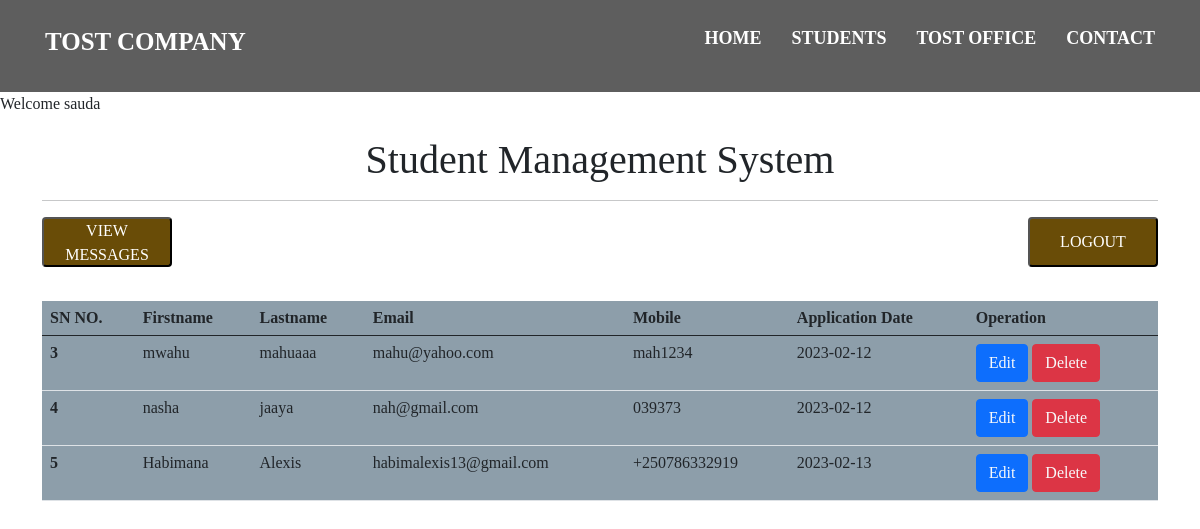
Page /displaying.php (signed in) on the committed database.
### tables this page shows
CREATE TABLE `students` (
  `student_id` int(11) NOT NULL,
  `firstname` varchar(100) NOT NULL,
  `lastname` varchar(100) NOT NULL,
  `email` varchar(100) NOT NULL,
  `mobile` varchar(20) NOT NULL,
  `date` date NOT NULL DEFAULT current_timestamp()
);

### displaying.php (the view, shortened to what this page needs)
<?php
 include 'connect.php';
 include 'header.php'?>
 Welcome <?php
 echo $_SESSION["name"]; ?>
<!doctype html>
<html lang="en">
  <head>
    <link href="https://cdn.jsdelivr.net/npm/bootstrap@5.0.2/dist/css/bootstrap.min.css" rel="stylesheet">
    <link href="style.css" rel="stylesheet">
  </head>
    <body>
        <div class="container">
            <h1 class="headdis">Student Management System</h1><hr>
            <a href="messages.php"><button class="view-btn">VIEW MESSAGES </button></a>
            <a href="logout.php" class="logout-link">  <button class="btnlogout">LOGOUT</button></a>
            <div class="tabl">
                <table class="table">
                    <thead>
                        <tr>
                        <th scope="col">SN NO.</th>
                        <th scope="col">Firstname</th>
                        <th scope="col">Lastname</th>
                        <th scope="col">Email</th>
                        <th scope="col">Mobile</th>
                        <th scope="col">Application Date</th>
                        <th scope="col">Operation</th>
                        </tr>
                    </thead>
                    <tbody>
                        <?php
                          $sql = "SELECT * FROM `students`";
                          $result = mysqli_query($conn,$sql);
                          if ($result){
                            while($row= mysqli_fetch_assoc($result)){
                              $id = $row ['student_id'];
                              $firstname = $row ['firstname'];
                              $lastname = $row ['lastname'];
                              $email = $row ['email'];
                              $mobile = $row ['mobile'];
                              $date = $row ['date'];
                              echo '<tr>
                              <th>'.$id.'</th>
                              <td>'. $firstname.'</td>
                              <td>'. $lastname.'</td>
                              <td>'.$email.'</td>
                              <td>'.$mobile.'</td>
                              <td>'.$date.'</td>
                              <td><button class=  "btn btn-primary text-light"><a href="update.php? updateid='.$id.'" class="text-light text-decoration-none">Edit </a> </button>
                              <button class= "btn btn-danger"> <a href="delete.php? deleteid='.$id.'" class="text-light text-decoration-none">Delete </a> </button></td>
                              </tr>';
                            }
                          }
                        ?>
                    </tbody>
                </table>
                </div>
        </div>
    </body>
    </html>

### css/style.css (style rules this page uses)
* { box-sizing: border-box; margin: 0; padding: 0; }
html,body { font-family: 'Nunito-Regular'; scroll-behavior: smooth ; height: 100%; font-size: 16px; background-size: contain; font-family: 'Monteserrat'; }
.tabl { margin-top: 100px; background-color: #2c4c6189; }
.headdis { text-align: center; margin-top: 20px; }
a .btnlogout { list-style: none; text-decoration: none; height: 50px; width: 130px; border-radius: 4px 4px; transition: 2s; background-color: #694c07; color: white; float: right; text-align: center; }
a .view-btn { list-style: none; text-decoration: none; height: 50px; width: 130px; border-radius: 4px 4px; transition: 2s; background-color: #694c07; color: white; float:left; text-align: center; }

### rows in the picture
students: student_id "3", firstname "mwahu", lastname "mahuaaa", email "mahu@yahoo.com", mobile "mah1234", date "2023-02-12"
students: student_id "4", firstname "nasha", lastname "jaaya", email "nah@gmail.com", mobile "039373", date "2023-02-12"
students: student_id "5", firstname "Habimana", lastname "Alexis", email "habimalexis13@gmail.com", mobile "+250786332919", date "2023-02-13"

### other values in the picture
$_SESSION["name"] "sauda"
